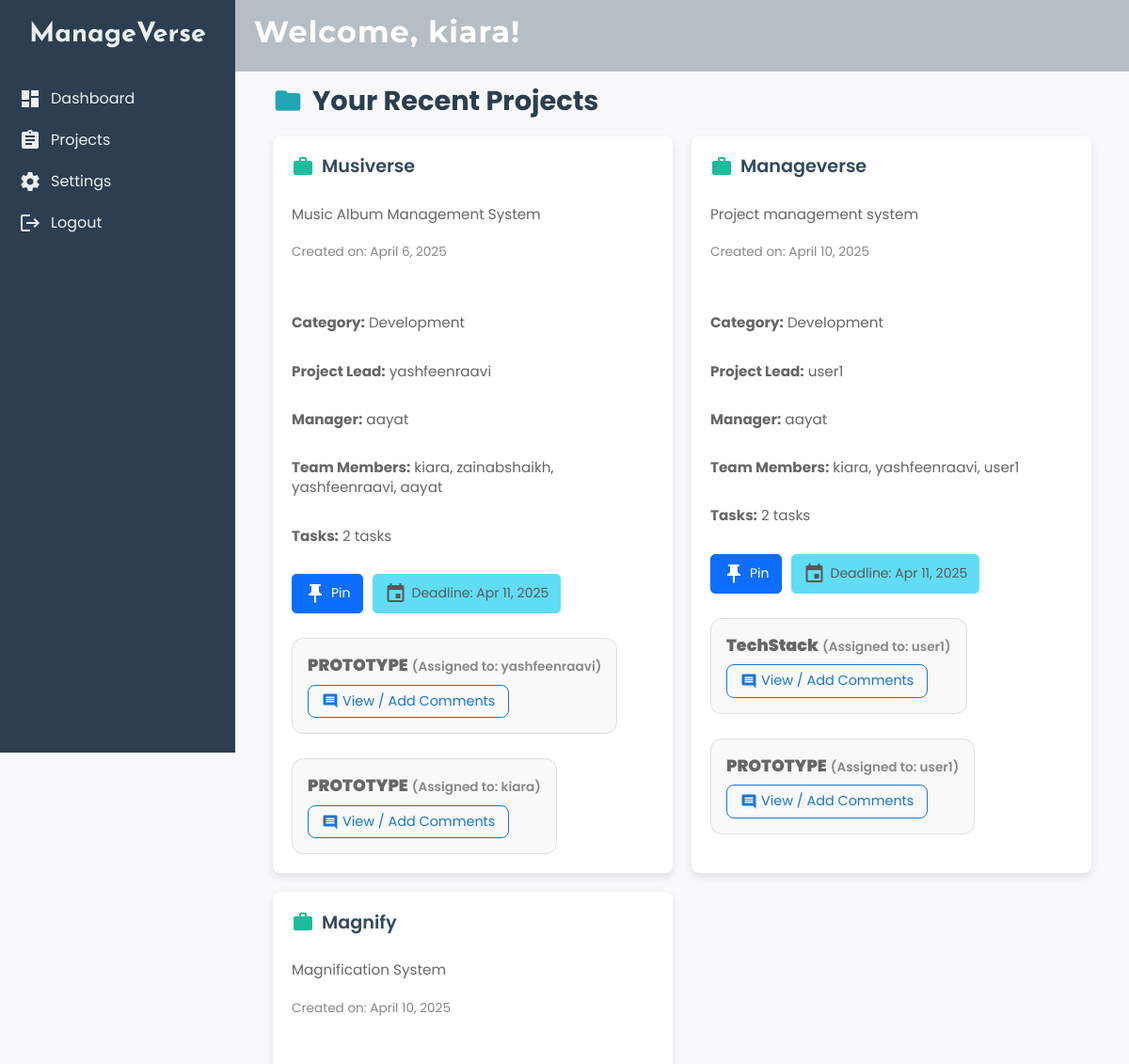
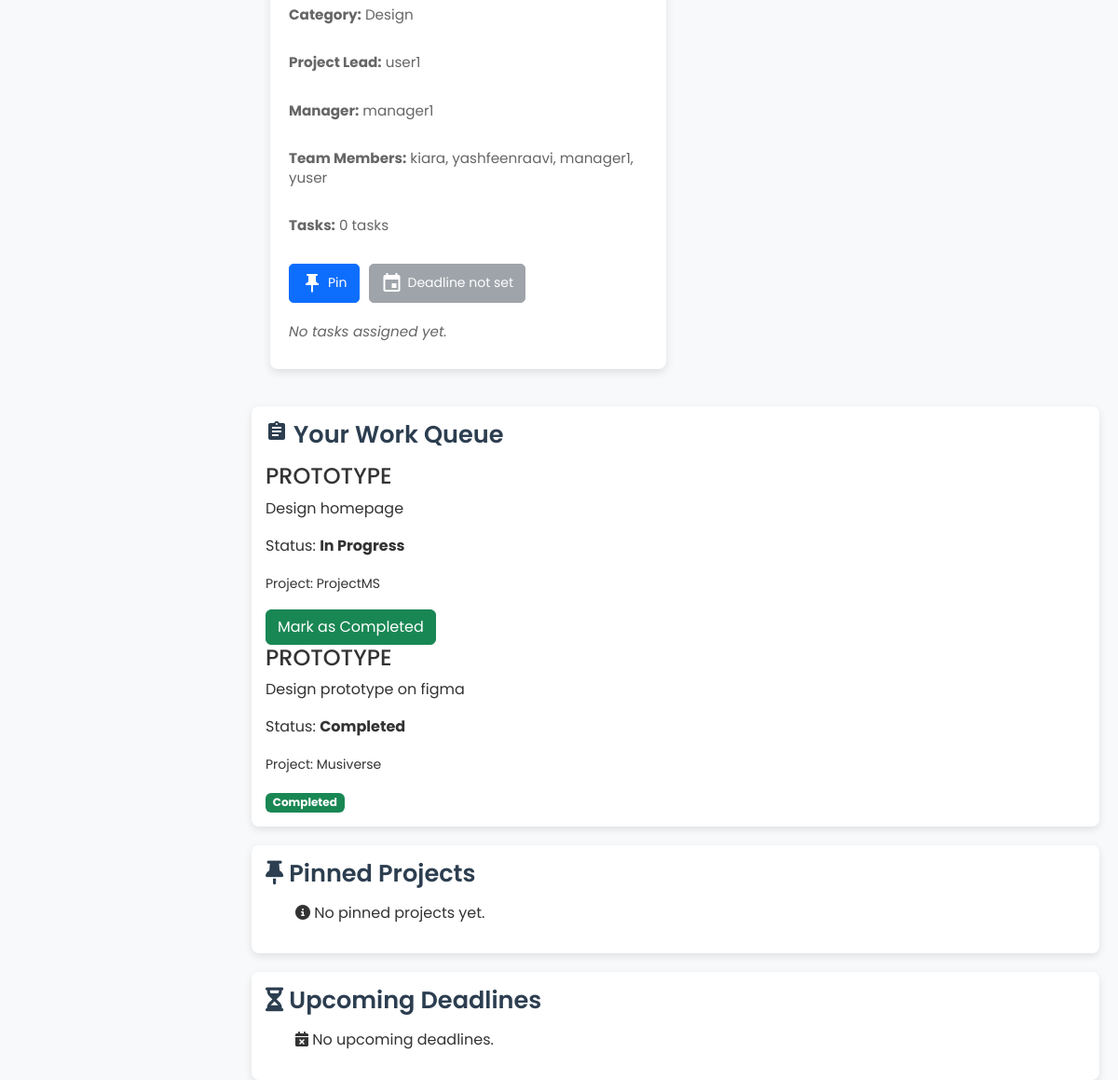
Page /user_dashboard (signed in) on the committed database (2 pictures, top to bottom).
### mv/models.py (models this page shows, shortened)
class CustomUser(AbstractUser):
    ROLE_CHOICES = [
        ('user', 'User'),
        ('manager', 'Manager'),
    ]
    role = models.CharField(max_length=10, choices=ROLE_CHOICES, default='user')
    phone_number = models.CharField(max_length=15, default="0000000000")
    groups = models.ManyToManyField(
        'auth.Group',
        related_name='customuser_set',
        blank=True
    )
    user_permissions = models.ManyToManyField(
        'auth.Permission',
        related_name='customuser_permissions',
        blank=True
    )

class Project(models.Model):
    name = models.CharField(max_length=100)
    description = models.TextField(default='No description')
    category = models.CharField(max_length=100, default='General')
    deadline = models.DateField(null=True, blank=True)
    pinned = models.BooleanField(default=False)
    user = models.ForeignKey(User, on_delete=models.CASCADE)
    lead = models.ForeignKey(User, related_name='led_projects', on_delete=models.SET_NULL, null=True, blank=True)
    team_members = models.ManyToManyField(User, related_name='project_team', blank=True)
    created_at = models.DateTimeField(default=timezone.now)

class Task(models.Model):
    STATUS_CHOICES = [
        ("Pending", "Pending"),
        ("In Progress", "In Progress"),
        ("Completed", "Completed"),
    ]
    project = models.ForeignKey(Project, on_delete=models.CASCADE, related_name="tasks")
    title = models.CharField(max_length=255)
    description = models.TextField(blank=True, null=True)
    assigned_to = models.ForeignKey(
    settings.AUTH_USER_MODEL,
    on_delete=models.SET_NULL,
    null=True,
    blank=True,
    related_name="assigned_tasks"
)
    status = models.CharField(max_length=20, choices=STATUS_CHOICES, default="Pending")
    created_at = models.DateTimeField(auto_now_add=True)
    deadline = models.DateField(blank=True, null=True)

### mv/views.py (the view)
# urls.py: path('user_dashboard', views.user_dashboard, name='user_dashboard'),
@login_required
def user_dashboard(request):
    projects = Project.objects.filter(team_members=request.user)
    return render(request, 'manager_dashboard.html', {'projects': projects})

### templates/manager_dashboard.html (shortened to what this page needs)
<!DOCTYPE html>
<html lang="en">
<head>
     <link href="https://cdn.jsdelivr.net/npm/bootstrap@5.3.3/dist/css/bootstrap.min.css" rel="stylesheet">
     <link href="https://cdn.jsdelivr.net/npm/select2@4.1.0-rc.0/dist/css/select2.min.css" rel="stylesheet" />
<link rel="stylesheet" href="https://cdnjs.cloudflare.com/ajax/libs/font-awesome/6.5.1/css/all.min.css">
</head>
<body>
    <div class="sidebar">
        <h2>ManageVerse</h2>
        <ul>
            <li><a href="{% url 'manager_dashboard' %}" class="active"><span class="material-icons">dashboard</span> Dashboard</a></li>
            <li><a href="{% url 'projects_page' %}"><span class="material-icons">assignment</span> Projects</a></li>
            <li><a href="{% url 'settings_page' %}"><span class="material-icons">settings</span> Settings</a></li>
            <li><a href="{% url 'logout' %}"><span class="material-icons">logout</span> Logout</a></li>
        </ul>
    </div>
    <div class="main-container">
<div class="navbar">
    <h2>Welcome, {{ request.user.username }}!</h2>
</div>
<div class="content">
    <h3><span class="material-icons">folder</span> Your Recent Projects</h3>
    <div class="projects">
        {% for project in projects %}
            <div class="project-card">
                <h4><span class="material-icons">work</span> {{ project.name }}</h4>
                <p>{{ project.description }}</p>
                <small>Created on: {{ project.created_at|date:"F j, Y" }}</small><br>
                <p><strong>Category:</strong> {{ project.category }}</p>
                <p><strong>Project Lead:</strong> {{ project.lead.get_full_name|default:project.lead.username }}</p>
{% if request.user.role == 'user' %}
<p><strong>Manager:</strong> {{ project.user.get_full_name|default:project.user.username }}</p>
{% endif %}
<p><strong>Team Members:</strong>
    {% for member in project.team_members.all %}
        {{ member.get_full_name|default:member.username }}{% if not forloop.last %}, {% endif %}
    {% empty %}
        No members assigned.
    {% endfor %}
</p>
                <p><strong>Tasks:</strong> {{ project.tasks.count }} task{{ project.tasks.count|pluralize }}</p>
                <div class="project-actions">
                    {% if project.pinned %}
                        <a href="{% url 'unpin_project' project.id %}" class="btn btn-danger">
                            <i class="material-icons">push_pin</i> Unpin
                        </a>
                    {% else %}
                        <a href="{% url 'pin_project' project.id %}" class="btn btn-primary">
                            <i class="material-icons">push_pin</i> Pin
                        </a>
                    {% endif %}
{% if request.user.role == 'user' %}
{% if project.deadline %}
    <a class="btn btn-info disabled">
        <i class="material-icons">event</i> Deadline: {{ project.deadline|date:"M d, Y" }}
    </a>
{% else %}
    <a class="btn btn-secondary disabled">
        <i class="material-icons">event</i> Deadline not set
    </a>
{% endif %}
{% endif %}
{% for task in project.tasks.all %}
    <div class="task-container">
        <p><strong>{{ task.title }}</strong>
        {% if task.assigned_to %}
            <small>(Assigned to: {{ task.assigned_to.username }})</small>
        {% endif %}</p>
        {% if request.user.role == 'user' %}
            <a href="{% url 'task_detail' task.id %}" class="btn btn-outline-primary">
                <i class="material-icons">comment</i> View / Add Comments
            </a>
        {% else %}
            <a href="{% url 'task_detail' task.id %}" class="btn btn-outline-info">
                <i class="material-icons">comment</i> Manage Comments
            </a>
        {% endif %}
    </div>
{% empty %}
    <p class="no-tasks">No tasks assigned yet.</p>
{% endfor %}
                </div>
            </div>
        {% empty %}
            <p>No projects found. Start adding your projects!</p>
        {% endfor %}
    </div>
</div>
{% if request.user.role != 'manager' %}
<div class="your-tasks">
    {% if request.user.role == 'user' %}
        <h3><i class="material-icons">assignment</i> Your Work Queue</h3>
    {% else %}
        <h3><i class="material-icons">assignment</i> Your Tasks</h3>
    {% endif %}
    {% if request.user.assigned_tasks.all %}
        {% for task in request.user.assigned_tasks.all %}
            <div class="task-card">
                <h4>{{ task.title }}</h4>
                <p>{{ task.description }}</p>
                <p>Status: <strong>{{ task.status }}</strong></p>
                <p><small>Project: {{ task.project.name }}</small></p>
                {% if task.status != 'Completed' %}
                    <form method="post" action="{% url 'mark_task_completed' task.id %}">
                        <button type="submit" class="btn btn-success">Mark as Completed</button>
                    </form>
                {% else %}
                    <span class="badge bg-success">Completed</span>
                {% endif %}
            </div>
        {% endfor %}
    {% else %}
        {% if request.user.role == 'user' %}
            <p><i class="fa fa-info-circle"></i> Nothing in your Work Queue yet.</p>
        {% else %}
            <p><i class="fa fa-info-circle"></i> No tasks assigned yet.</p>
        {% endif %}
    {% endif %}
</div>
{% endif %}
<div class="pinned-projects">
    <h3><i class="fa fa-thumbtack"></i> Pinned Projects</h3>
    <ul>
        {% for project in pinned_projects %}
            <li>
                <i class="fa fa-folder"></i> <a href="#">{{ project.name }}</a>
                <a href="{% url 'unpin_project' project.id %}" class="btn btn-sm btn-danger">
                    <i class="fa fa-times"></i> Unpin
                </a>
            </li>
        {% empty %}
            <p><i class="fa fa-info-circle"></i> No pinned projects yet.</p>
        {% endfor %}
    </ul>
</div>
<div class="alerts">
    <h3><i class="fa fa-hourglass-half"></i> Upcoming Deadlines</h3>
    <ul>
        {% for project in upcoming_deadlines %}
            <li>
                <strong><i class="fa fa-folder-open"></i> {{ project.name }}</strong>
                - Due on <span datetime="{{ project.deadline }}">{{ project.deadline|date:"M d, Y" }}</span>
                {% if project.days_left <= 2 %}
                    <span class="badge bg-danger"><i class="fa fa-exclamation-triangle"></i> Urgent</span>
                {% elif project.days_left <= 5 %}
                    <span class="badge bg-warning"><i class="fa fa-clock"></i> Upcoming</span>
                {% else %}
                    <span class="badge bg-success"><i class="fa fa-check-circle"></i> On Track</span>
                {% endif %}
            </li>
        {% empty %}
            <p><i class="fa fa-calendar-times"></i> No upcoming deadlines.</p>
        {% endfor %}
    </ul>
</div>
</body>
</html>

### templates/manager_dashboard.html (style rules this page uses)
* { margin: 0; padding: 0; box-sizing: border-box; font-family: 'Poppins', sans-serif; }
body { display: flex; height: 100vh; background-color: #f4f4f4; }
.sidebar { width: 250px; background: #2c3e50; padding: 0 10px; color: #ecf0f1; display: flex; flex-direction: column; align-items: center; height: 100vh; position: fixed; top: 0; left: 0; overflow-y: auto; }
.sidebar h2 { font-family: 'Josefin Sans', sans-serif; font-weight: bold; font-size: 1.8rem; padding-top: 20px; }
.sidebar ul { margin-top: 20px; list-style: none; padding: 0; width: 100%; }
.sidebar ul li a { color: #ecf0f1; text-decoration: none; display: flex; align-items: center; padding: 10px; }
.sidebar ul li a .material-icons { margin-right: 10px; }
.sidebar ul li a { transition: background 0.3s; border-radius: 5px; }
.main-container { margin-left: 250px; width: calc(100% - 250px); display: flex; flex-direction: column; }
.navbar { background: #2c3e50; display: flex; justify-content: space-between; align-items: center; padding: 15px 20px; color: white; width: 100%; }
.navbar { position: fixed; top: 0; left: 250px; width: calc(100% - 250px); background: rgba(31, 54, 77, 0.3); backdrop-filter: blur(10px); -webkit-backdrop-filter: blur(10px); display: flex; justify-content: space-between; align-items: center; padding: 15px 20px; color: white; z-index: 1000; transition: all 0.3s ease-in-out; }
.sidebar { margin-top: 0; }
.navbar h2 { font-family: 'Montserrat', sans-serif; font-weight: 700; letter-spacing: 1px; }
.content { margin-top: 50px; padding: 20px; flex-grow: 1; }
.content h3 { margin-bottom: 20px; }
.content h3 { font-size: 1.8rem; font-weight: bold; color: #2c3e50; margin-bottom: 20px; display: flex; align-items: center; }
.content h3 .material-icons { font-size: 2rem; margin-right: 10px; color: #22a6b3; }
.projects { display: flex; flex-wrap: wrap; gap: 20px; }
.project-card { flex: 1 1 calc(33.333% - 20px); min-width: 280px; }
.project-card { background: white; padding: 20px; box-shadow: 0 4px 8px rgba(0, 0, 0, 0.2); border-radius: 8px; display: flex; flex-direction: column; gap: 10px; transition: transform 0.3s ease, box-shadow 0.3s ease; }
.project-card h4 { font-size: 1.3rem; font-weight: 600; color: #34495e; display: flex; align-items: center; }
.project-card h4 .material-icons { font-size: 1.5rem; margin-right: 8px; color:rgb(34, 135, 230); }
.project-card p { font-size: 0.95rem; color: #666; line-height: 1.4; }
.project-card small { font-size: 0.85rem; color: #888; }
.project-actions { margin-top: 10px; display: flex; flex-wrap: wrap; gap: 10px; }
.project-actions a { display: inline-flex; align-items: center; padding: 8px 12px; border-radius: 5px; text-decoration: none; font-size: 14px; }
.project-actions a i { margin-right: 5px; }
body { display: flex; height: 100vh; background-color: #f8f9fa; color: #333; }
.main-container { display: flex; flex-direction: column; width: calc(100% - 250px); padding: 20px; }
.content { padding: 20px; }
h3 { font-size: 1.6rem; font-weight: 600; color: #2c3e50; margin-bottom: 15px; }
.projects { display: grid; grid-template-columns: repeat(auto-fit, minmax(300px, 1fr)); gap: 20px; margin-top: 20px; }
.project-card { background: #ffffff; border-radius: 8px; padding: 20px; box-shadow: 0 4px 10px rgba(0, 0, 0, 0.1); transition: transform 0.3s ease, box-shadow 0.3s ease; }
.project-card h4 { font-size: 1.2rem; font-weight: 600; color: #34495e; display: flex; align-items: center; }
.project-card h4 .material-icons { font-size: 1.5rem; margin-right: 8px; color: #1abc9c; }
.project-card p { font-size: 0.95rem; color: #666; margin: 10px 0; }
.tasks, .your-tasks, .pinned-projects, .announcements, .alerts, .daily-goals, .progress-summary, .time-tracking { background: #ffffff; padding: 15px; border-radius: 8px; margin-top: 20px; box-shadow: 0 3px 8px rgba(0, 0, 0, 0.1); }
.task-container { margin-top: 1rem; padding: 1rem; border: 1px solid #e0e0e0; border-radius: 12px; background-color: #f9f9f9; transition: box-shadow 0.3s ease; }
.task-container p { margin: 0 0 0.5rem; font-weight: 600; font-size: 1.1rem; }
.task-container .btn { margin-right: 0.5rem; font-size: 0.9rem; padding: 6px 14px; border-radius: 8px; display: inline-flex; align-items: center; }
.task-container .material-icons { font-size: 18px; margin-right: 4px; }
.task-container .btn-outline-primary { border: 1px solid #1976d2; color: #1976d2; }
.no-tasks { font-style: italic; color: #888; margin-top: 10px; }

### rows in the picture
CustomUser: user.username "kiara", get_full_name "kiara"
Project: name "Musiverse", description "Music Album Management System", created_at "April 6, 2025", category "Development", lead.get_full_name "yashfeenraavi", user.get_full_name "aayat", tasks.count "2", pinned False (drawn), deadline "Apr 11, 2025"
CustomUser: get_full_name "zainabshaikh"
CustomUser: get_full_name "yashfeenraavi"
CustomUser: get_full_name "aayat"
Task: title "PROTOTYPE", assigned_to.username "yashfeenraavi"
Task: title "PROTOTYPE", assigned_to.username "kiara", description "Design prototype on figma", status "Completed", project.name "Musiverse"
Project: name "Manageverse", description "Project management system", created_at "April 10, 2025", category "Development", lead.get_full_name "user1", user.get_full_name "aayat", tasks.count "2", pinned False (drawn), deadline "Apr 11, 2025"
CustomUser: get_full_name "user1"
Task: title "TechStack", assigned_to.username "user1"
Task: title "PROTOTYPE", assigned_to.username "user1"
Project: name "Magnify", description "Magnification System", created_at "April 10, 2025", category "Design", lead.get_full_name "user1", user.get_full_name "manager1", tasks.count "0", pinned False (drawn), shows "Deadline not set"
CustomUser: get_full_name "manager1"
CustomUser: get_full_name "yuser"
Task: title "PROTOTYPE", description "Design homepage", status "In Progress", project.name "ProjectMS", shows "Mark as Completed"
